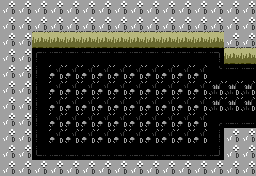

Below is a game level as drawn by its tile map, then a one-line description and the .tmx file that defines it, in full:
An orthogonal 16x11 tile map with 16x16 px tiles, 2 tile layers (Base, Attributes), 4 tilesets.

<map version="1.10" tiledversion="1.10.2" orientation="orthogonal" renderorder="right-down" width="16" height="11" tilewidth="16" tileheight="16" infinite="0" nextlayerid="3" nextobjectid="1">
 <properties>
  <property name="exit_east" type="bool" value="true" />
  <property name="exit_north" type="bool" value="false" />
  <property name="exit_south" type="bool" value="false" />
  <property name="exit_west" type="bool" value="true" />
  <property name="room_palette" value="grassy_palette" />
 </properties>
 <tileset firstgid="1" source="../MapTiles.tsx" />
 <tileset firstgid="33" source="../DiscoFloorTiles.tsx" />
 <tileset firstgid="97" source="../Attributes.tsx" />
 <tileset firstgid="101" source="../TechnicalTiles.tsx" />
 <layer id="1" name="Base" width="16" height="11">
  <data encoding="csv">
119,119,119,119,119,119,119,119,119,119,119,119,119,119,119,119,
119,119,118,118,118,118,118,118,118,118,118,118,118,118,119,119,
119,119,17,17,17,17,17,17,17,17,17,17,17,17,118,118,
119,119,34,35,35,35,35,35,35,35,35,35,35,36,17,17,
119,119,50,104,104,104,104,104,104,104,104,104,104,53,35,35,
119,119,50,104,104,104,104,104,104,104,104,104,104,102,102,102,
119,119,50,104,104,104,104,104,104,104,104,104,104,102,102,102,
119,119,50,104,104,104,104,104,104,104,104,104,104,37,67,67,
119,119,50,104,104,104,104,104,104,104,104,104,104,52,119,119,
119,119,66,67,67,67,67,67,67,67,67,67,67,68,119,119,
119,119,119,119,119,119,119,119,119,119,119,119,119,119,119,119
</data>
 </layer>
 <layer id="2" name="Attributes" width="16" height="11" opacity="0.23">
  <data encoding="csv">
0,0,0,0,0,0,0,0,0,0,0,0,0,0,0,0,
0,0,0,0,0,0,0,0,0,0,0,0,0,0,0,0,
0,0,99,99,99,99,99,99,99,99,99,99,99,99,0,0,
0,0,0,0,0,0,0,0,0,0,0,0,0,0,99,99,
0,0,0,0,0,0,0,0,0,0,0,0,0,0,0,0,
0,0,0,0,0,0,0,0,0,0,0,0,0,0,0,0,
0,0,0,0,0,0,0,0,0,0,0,0,0,0,0,0,
0,0,0,0,0,0,0,0,0,0,0,0,0,0,0,0,
0,0,0,0,0,0,0,0,0,0,0,0,0,0,0,0,
0,0,0,0,0,0,0,0,0,0,0,0,0,0,0,0,
0,0,0,0,0,0,0,0,0,0,0,0,0,0,0,0
</data>
 </layer>
</map>
